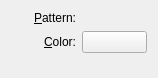
<?xml version="1.0" encoding="UTF-8"?>
<ui version="4.0">
 <class>WdgPatternOptions</class>
 <widget class="QWidget" name="WdgPatternOptions">
  <property name="geometry">
   <rect>
    <x>0</x>
    <y>0</y>
    <width>158</width>
    <height>78</height>
   </rect>
  </property>
  <layout class="QGridLayout" name="gridLayout_2">
   <item row="0" column="0">
    <layout class="QGridLayout" name="gridLayout">
     <item row="0" column="0">
      <widget class="QLabel" name="lblPattern">
       <property name="text">
        <string>&amp;Pattern:</string>
       </property>
       <property name="alignment">
        <set>Qt::AlignRight|Qt::AlignTrailing|Qt::AlignVCenter</set>
       </property>
       <property name="buddy">
        <cstring>patternChooser</cstring>
       </property>
      </widget>
     </item>
     <item row="0" column="1">
      <widget class="KoPatternChooser" name="patternChooser" native="true"/>
     </item>
     <item row="1" column="0">
      <widget class="QLabel" name="lblColor">
       <property name="text">
        <string>&amp;Color:</string>
       </property>
       <property name="alignment">
        <set>Qt::AlignRight|Qt::AlignTrailing|Qt::AlignVCenter</set>
       </property>
       <property name="buddy">
        <cstring>bnColor</cstring>
       </property>
      </widget>
     </item>
     <item row="1" column="1">
      <widget class="KColorButton" name="bnColor"/>
     </item>
    </layout>
   </item>
   <item row="1" column="0">
    <spacer>
     <property name="orientation">
      <enum>Qt::Vertical</enum>
     </property>
     <property name="sizeType">
      <enum>QSizePolicy::Expanding</enum>
     </property>
     <property name="sizeHint" stdset="0">
      <size>
       <width>20</width>
       <height>21</height>
      </size>
     </property>
    </spacer>
   </item>
  </layout>
 </widget>
 <customwidgets>
  <customwidget>
   <class>KColorButton</class>
   <extends>QPushButton</extends>
   <header>kcolorbutton.h</header>
  </customwidget>
  <customwidget>
   <class>KoPatternChooser</class>
   <extends>QWidget</extends>
   <header location="global">kis_pattern_chooser.h</header>
   <container>1</container>
  </customwidget>
 </customwidgets>
 <resources/>
 <connections/>
</ui>
